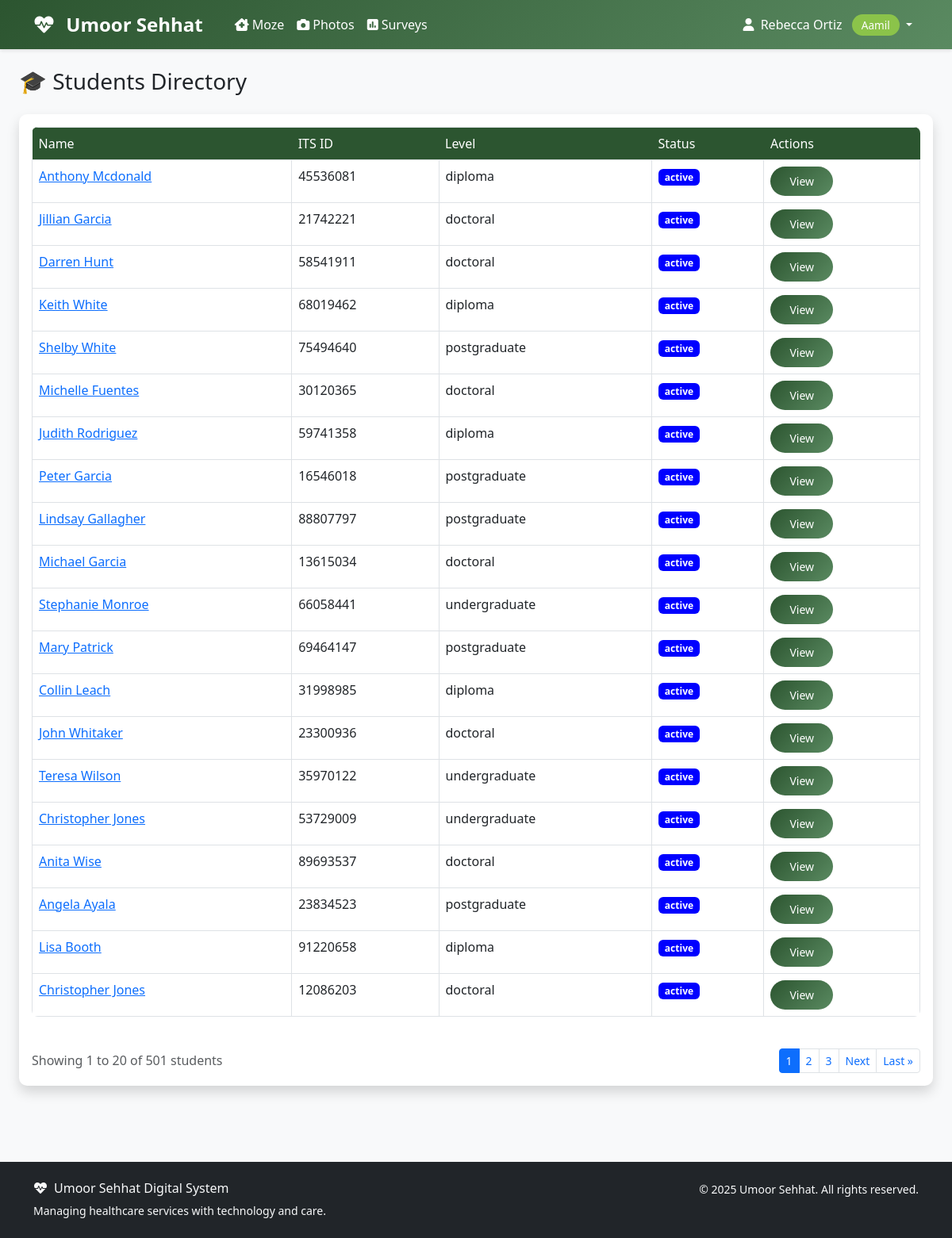
Screenshot of /students/students/ (signed in) with the database file from the repository.
### accounts/models.py (models this page shows, shortened)
class User(AbstractUser):
    ROLE_CHOICES = [
        ('aamil', 'Aamil'),
        ('moze_coordinator', 'Moze Coordinator'),
        ('doctor', 'Doctor'),
        ('student', 'Student'),
        ('badri_mahal_admin', 'Badri Mahal Admin'),
    ]
    role = models.CharField(max_length=20, choices=ROLE_CHOICES, default='student')
    its_id = models.CharField(
        max_length=8,
        unique=True,
        null=True,
        blank=True,
        validators=[RegexValidator(
            regex=r'^\d{8}$',
            message='ITS ID must be exactly 8 digits',
            code='invalid_its_id'
        )],
        help_text='8-digit ITS ID'
    )
    phone_number = models.CharField(max_length=15, blank=True, null=True)
    profile_photo = models.URLField(blank=True, null=True)
    arabic_name = models.CharField(max_length=100, blank=True, null=True)
    age = models.PositiveIntegerField(blank=True, null=True)
    verified_certificate = models.FileField(upload_to='certificates/', blank=True, null=True)
    specialty = models.CharField(max_length=100, blank=True, null=True)
    college = models.CharField(max_length=100, blank=True, null=True)  # For students
    specialization = models.CharField(max_length=100, blank=True, null=True)  # For students
    created_at = models.DateTimeField(auto_now_add=True)
    updated_at = models.DateTimeField(auto_now=True)
    def get_full_name(self):
        if self.arabic_name:
            return self.arabic_name
        return super().get_full_name() or self.username
    @property
    def is_aamil(self):
        return self.role == 'aamil'
    @property
    def is_doctor(self):
        return self.role == 'doctor'
    @property
    def is_student(self):
        return self.role == 'student'
    @property
    def is_admin(self):
        return self.role == 'badri_mahal_admin' or self.is_superuser
    class Meta:
        verbose_name = 'User'
        verbose_name_plural = 'Users'
        ordering = ['first_name', 'last_name']

### students/models.py (models this page shows, shortened)
class Student(models.Model):
    user = models.OneToOneField(
        settings.AUTH_USER_MODEL,
        on_delete=models.CASCADE,
        related_name='student',
        limit_choices_to={'role': 'student'}
    )
    student_id = models.CharField(max_length=20, unique=True)
    academic_level = models.CharField(
        max_length=20,
        choices=[
            ('undergraduate', 'Undergraduate'),
            ('postgraduate', 'Postgraduate'),
            ('doctoral', 'Doctoral'),
            ('diploma', 'Diploma'),
        ],
        default='undergraduate'
    )
    enrollment_status = models.CharField(
        max_length=20,
        choices=[
            ('active', 'Active'),
            ('suspended', 'Suspended'),
            ('graduated', 'Graduated'),
            ('withdrawn', 'Withdrawn'),
        ],
        default='active'
    )
    enrollment_date = models.DateField()
    expected_graduation = models.DateField(blank=True, null=True)
    class Meta:
        ordering = ['student_id']

### students/views.py (the view)
# urls.py: path('students/', views.StudentListView.as_view(), name='student_list'),
class StudentListView(LoginRequiredMixin, ListView):
    model = Student
    template_name = 'students/student_list.html'
    context_object_name = 'students'
    paginate_by = 20
    def get_queryset(self):
        user = self.request.user
        print("Logged in as:", user.username, "| Role:", user.role)
        if user.role == 'admin' or user.role == 'aamil' or user.role == 'moze_coordinator' or user.role =='badri_mahal_admin':
            return Student.objects.all()
        else:
            return Student.objects.filter(user=user)
    def get_context_data(self, **kwargs):
        context = super().get_context_data(**kwargs)
        user = self.request.user
        if user.role == "admin" or user.role == "aamil" or user.role == "moze_coordinator":
            context['moze_options'] = Moze.objects.filter(is_active=True)
        context['year_choices'] = [
            ('undergraduate', 'Undergraduate'),
            ('postgraduate', 'Postgraduate'),
            ('doctoral', 'Doctoral'),
            ('diploma', 'Diploma'),
        ]
        context['current_filters'] = {
            'moze': self.request.GET.get('moze', ''),
            'status': self.request.GET.get('status', ''),
            'year': self.request.GET.get('year', ''),
            'search': self.request.GET.get('search', ''),
        }
        return context

### templates/students/student_list.html (shortened to what this page needs)
{% extends 'base.html' %}
{% block content %}
<div class="container-fluid">
    <div class="row mb-4">
        <div class="col-12">
            <h1 class="h3 mb-0 text-gray-800">🎓 Students Directory</h1>
        </div>
    </div>
    <div class="card shadow mb-4">
        <div class="card-body">
            {% if students %}
                <div class="table-responsive">
                    <table class="table table-bordered">
                        <thead>
                            <tr><th>Name</th><th>ITS ID</th><th>Level</th><th>Status</th><th>Actions</th></tr>
                        </thead>
                        <tbody>
                            {% for student in students %}
                            <tr>
                                <td><a href="{% url 'students:student_detail' student.pk %}">{{ student.user.get_full_name }}</a></td>
                                <td>{{ student.user.its_id }}</td>
                                <td>{{ student.academic_level }}</td>
                                <td><span class="badge badge-success" style="background-color: blue;">{{student.enrollment_status }}</span></td>
                                <td><a href="{% url 'students:student_detail' student.pk %}" class="btn btn-sm btn-primary">View</a></td>
                            </tr>
                            {% endfor %}
                        </tbody>
                    </table>
                </div>
                {% if is_paginated %}
                <div class="d-flex justify-content-between align-items-center mt-4">
                    <div class="text-muted">
                        Showing {{ page_obj.start_index }} to {{ page_obj.end_index }} of {{ page_obj.paginator.count }} students
                    </div>
                    <nav aria-label="Student pagination">
                        <ul class="pagination pagination-sm mb-0">
                            {% for num in page_obj.paginator.page_range %}
                                {% if page_obj.number == num %}
                                    <li class="page-item active">
                                        <span class="page-link">{{ num }}</span>
                                    </li>
                                {% elif num > page_obj.number|add:'-3' and num < page_obj.number|add:'3' %}
                                    <li class="page-item">
                                        <a class="page-link" href="?page={{ num }}">{{ num }}</a>
                                    </li>
                                {% endif %}
                            {% endfor %}
                            {% if page_obj.has_next %}
                                <li class="page-item">
                                    <a class="page-link" href="?page={{ page_obj.next_page_number }}">Next</a>
                                </li>
                                <li class="page-item">
                                    <a class="page-link" href="?page={{ page_obj.paginator.num_pages }}">Last &raquo;</a>
                                </li>
                            {% endif %}
                        </ul>
                    </nav>
                </div>
                {% endif %}
            {% else %}
                <p class="text-muted">No students found.</p>
            {% endif %}
        </div>
    </div>
</div>
{% endblock %}

### templates/base.html (shortened to what this page needs)
<!DOCTYPE html>
<html lang="en">
<head>
    <link href="https://cdn.jsdelivr.net/npm/bootstrap@5.3.0/dist/css/bootstrap.min.css" rel="stylesheet">
    <link href="https://cdnjs.cloudflare.com/ajax/libs/font-awesome/6.0.0/css/all.min.css" rel="stylesheet">
</head>
<body>
    <nav class="navbar navbar-expand-lg navbar-custom">
        <div class="container">
            <a class="navbar-brand text-white" href="{% url 'dashboard' %}">
                <i class="fas fa-heartbeat me-2"></i>
                Umoor Sehhat
            </a>
            <div class="collapse navbar-collapse" id="navbarNav">
                {% if user.is_authenticated %}
                    <ul class="navbar-nav me-auto">
                        {% if user.is_aamil or user.is_moze_coordinator %}
                            <li class="nav-item">
                                <a class="nav-link" href="#">
                                    <i class="fas fa-clinic-medical me-1"></i>Moze
                                </a>
                            </li>
                            <li class="nav-item">
                                <a class="nav-link" href="#">
                                    <i class="fas fa-camera me-1"></i>Photos
                                </a>
                            </li>
                        {% endif %}
                        <li class="nav-item">
                            <a class="nav-link" href="{% url 'surveys:list' %}" class="text-decoration-none">
                                <i class="fas fa-poll me-1"></i>Surveys
                            </a>
                        </li>
                    </ul>
                    <ul class="navbar-nav">
                        <li class="nav-item dropdown">
                            <a class="nav-link dropdown-toggle" href="#" id="navbarDropdown" role="button" data-bs-toggle="dropdown">
                                <i class="fas fa-user me-1"></i>
                                {{ user.get_full_name|default:user.username }}
                                <span class="role-badge ms-2">{{ user.get_role_display }}</span>
                            </a>
                        </li>
                    </ul>
                {% endif %}
            </div>
        </div>
    </nav>
    <main class="container-fluid py-4">
        {% block content %}{% endblock %}
    </main>
    <footer class="bg-dark text-light py-4 mt-5">
        <div class="container">
            <div class="row">
                <div class="col-md-6">
                    <h6><i class="fas fa-heartbeat me-2"></i>Umoor Sehhat Digital System</h6>
                    <p class="small mb-0">Managing healthcare services with technology and care.</p>
                </div>
                <div class="col-md-6 text-md-end">
                    <p class="small mb-0">
                        &copy; {% now "Y" %} Umoor Sehhat. All rights reserved.
                    </p>
                </div>
            </div>
        </div>
    </footer>
</body>
</html>

### templates/base.html (style rules this page uses)
:root { --primary-color: #2c5530; --secondary-color: #5a8a61; --accent-color: #8bc34a; --text-dark: #2d3436; --bg-light: #f8f9fa; }
body { font-family: 'Segoe UI', Tahoma, Geneva, Verdana, sans-serif; background-color: var(--bg-light); }
.navbar-brand { font-weight: bold; color: white !important; font-size: 1.5rem; margin-right: 2rem; }
.navbar-custom { background: linear-gradient(135deg, var(--primary-color), var(--secondary-color)); box-shadow: 0 2px 4px rgba(0,0,0,.1); }
.navbar-custom .navbar-nav .nav-link { color: white !important; font-weight: 500; transition: all 0.3s ease; }
.card { border: none; border-radius: 10px; box-shadow: 0 4px 6px rgba(0,0,0,.1); transition: transform 0.3s ease; }
.btn-primary { background: linear-gradient(135deg, var(--primary-color), var(--secondary-color)); border: none; border-radius: 25px; padding: 8px 24px; font-weight: 500; transition: all 0.3s ease; }
.role-badge { background: var(--accent-color); color: white; padding: 4px 12px; border-radius: 20px; font-size: 0.85rem; font-weight: 500; }
.table { border-radius: 8px; overflow: hidden; }
.table thead th { border: none; background: var(--primary-color); color: white; font-weight: 500; }

### rows the page displays
User: get_full_name "Rebecca Ortiz", role "Aamil"
Student: user.get_full_name "Anthony Mcdonald", user.its_id "45536081", academic_level "diploma", enrollment_status "active"
Student: user.get_full_name "Jillian Garcia", user.its_id "21742221", academic_level "doctoral", enrollment_status "active"
Student: user.get_full_name "Darren Hunt", user.its_id "58541911", academic_level "doctoral", enrollment_status "active"
Student: user.get_full_name "Keith White", user.its_id "68019462", academic_level "diploma", enrollment_status "active"
Student: user.get_full_name "Shelby White", user.its_id "75494640", academic_level "postgraduate", enrollment_status "active"
Student: user.get_full_name "Michelle Fuentes", user.its_id "30120365", academic_level "doctoral", enrollment_status "active"
Student: user.get_full_name "Judith Rodriguez", user.its_id "59741358", academic_level "diploma", enrollment_status "active"
Student: user.get_full_name "Peter Garcia", user.its_id "16546018", academic_level "postgraduate", enrollment_status "active"
Student: user.get_full_name "Lindsay Gallagher", user.its_id "88807797", academic_level "postgraduate", enrollment_status "active"
Student: user.get_full_name "Michael Garcia", user.its_id "13615034", academic_level "doctoral", enrollment_status "active"
Student: user.get_full_name "Stephanie Monroe", user.its_id "66058441", academic_level "undergraduate", enrollment_status "active"
Student: user.get_full_name "Mary Patrick", user.its_id "69464147", academic_level "postgraduate", enrollment_status "active"
Student: user.get_full_name "Collin Leach", user.its_id "31998985", academic_level "diploma", enrollment_status "active"
Student: user.get_full_name "John Whitaker", user.its_id "23300936", academic_level "doctoral", enrollment_status "active"
Student: user.get_full_name "Teresa Wilson", user.its_id "35970122", academic_level "undergraduate", enrollment_status "active"
Student: user.get_full_name "Christopher Jones", user.its_id "53729009", academic_level "undergraduate", enrollment_status "active"
Student: user.get_full_name "Anita Wise", user.its_id "89693537", academic_level "doctoral", enrollment_status "active"
Student: user.get_full_name "Angela Ayala", user.its_id "23834523", academic_level "postgraduate", enrollment_status "active"
Student: user.get_full_name "Lisa Booth", user.its_id "91220658", academic_level "diploma", enrollment_status "active"
Student: user.get_full_name "Christopher Jones", user.its_id "12086203", academic_level "doctoral", enrollment_status "active"

### other values shown
{{ page_obj.start_index }} "1"
{{ page_obj.end_index }} "20"
{{ page_obj.paginator.count }} "501"
{{ num }} "1"
{{ num }} "2" "3"
